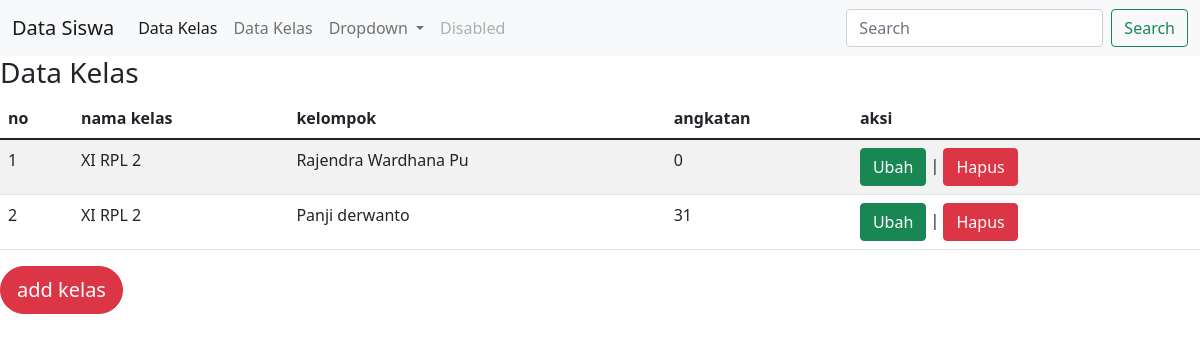
The page /tampil_kelas.php on the database its author committed.
### tables this page shows
CREATE TABLE `siswa` (
  `id_siswa` int(11) NOT NULL,
  `nama_siswa` varchar(100) NOT NULL,
  `tanggal_lahir` date DEFAULT NULL,
  `gender` enum('L','P') NOT NULL,
  `alamat` text NOT NULL,
  `username` varchar(255) NOT NULL,
  `password` varchar(255) NOT NULL,
  `id_kelas` int(11) NOT NULL
);

CREATE TABLE `kelas` (
  `id_kelas` int(11) NOT NULL,
  `nama_kelas` varchar(20) NOT NULL,
  `kelompok` varchar(20) NOT NULL,
  `angkatan` int(120) NOT NULL
);

### tampil_kelas.php (the view, shortened to what this page needs)
<?php include 'navbar.php';?>
    <h3>Data Kelas</h3>
    <table class="table table-hover table-striped">
        <thead>
            <tr>
                <th>no</th>
                <th>nama kelas</th>
                <th>kelompok</th>
                <th>angkatan</th>
                <th>aksi</th>
            </tr>
        </thead>
        <tbody>
            <?php
            include "koneksi.php";
            $qry_siswa=mysqli_query($conn,"select * from siswa join kelas on kelas.id_kelas=siswa.id_kelas");
            $no=0;
            while($data_siswa=mysqli_fetch_array($qry_siswa)){
            $no++;?>
    <tr>
    <td><?=$no?></td>
    <td><?=$data_siswa['nama_kelas']?></td>
     <td><?=$data_siswa['kelompok']?></td>
     <td><?=$data_siswa['angkatan']?></td>
     <td>
    <a href="ubah_siswa.php?id_siswa=<?=$data_siswa['id_kelas']?>" class="btn btn-success">Ubah</a> | <a href="hapus.php?
    id_siswa=<?=$data_siswa['id_kelas']?>" onclick="return
    confirm('Apakah anda yakin menghapus data ini?')" class="btn btn-danger">Hapus</a></td>
    </tr>
    <?php
 }
    ?>
</tbody>
    </table>
    <a href="tambah_kelas.php" class="btn btn-danger btn-lg rounded-pill">add kelas</a>
</body>
</html>

### rows shown on the page
siswa: id_kelas.nama_kelas "XI RPL 2", id_kelas.kelompok "Rajendra Wardhana Pu", id_kelas.angkatan "0"
siswa: id_kelas.nama_kelas "XI RPL 2", id_kelas.kelompok "Panji derwanto", id_kelas.angkatan "31"
